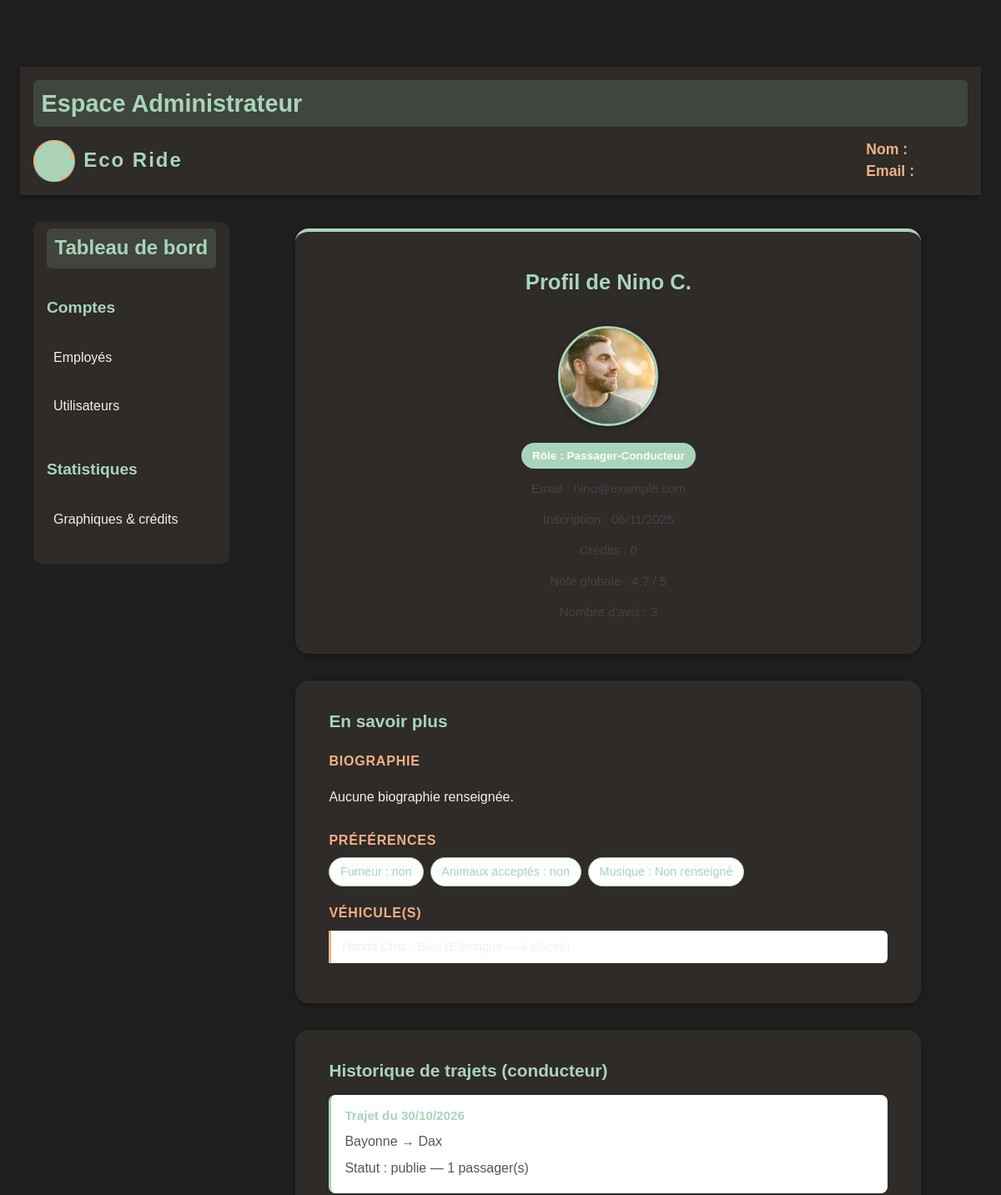
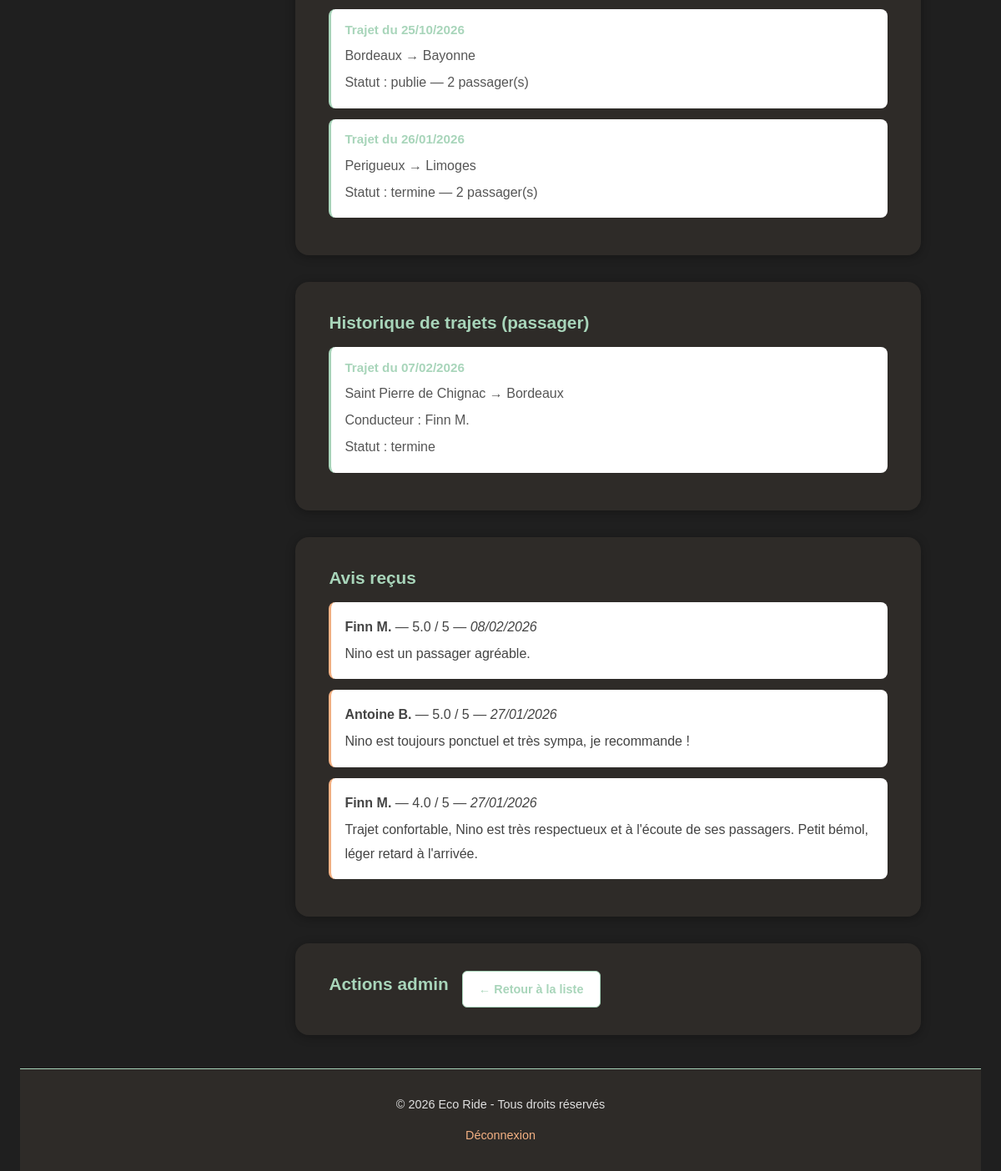
Screenshot of /PROJET/ADMIN/ADM-user-profil.php?id=1 (signed in) with the database file from the repository (2 pictures, top to bottom).
### tables this page shows
CREATE TABLE `utilisateurs` (
  `id` int(11) NOT NULL,
  `nom` varchar(100) NOT NULL,
  `prenom` varchar(100) NOT NULL,
  `email` varchar(150) DEFAULT NULL,
  `mot_de_passe` varchar(255) NOT NULL,
  `role` enum('passager','conducteur','passager-conducteur') NOT NULL,
  `date_naissance` date DEFAULT NULL,
  `bio` text DEFAULT NULL,
  `credits` int(11) DEFAULT 0,
  `date_inscription` datetime DEFAULT current_timestamp(),
  `photo` varchar(255) DEFAULT 'default.jpg',
  `driver_completed` tinyint(1) DEFAULT 0,
  `profile_completed` tinyint(1) DEFAULT 0
);

CREATE TABLE `vehicules` (
  `vehicule_id` int(11) NOT NULL,
  `id_utilisateur` int(11) NOT NULL,
  `plaque` varchar(20) NOT NULL,
  `date_premiere_immat` date DEFAULT NULL,
  `marque` varchar(50) DEFAULT NULL,
  `modele` varchar(50) DEFAULT NULL,
  `couleur` varchar(50) DEFAULT NULL,
  `carburant` varchar(50) DEFAULT NULL,
  `places` int(11) DEFAULT 4,
  `animaux_acceptes` enum('oui','non') DEFAULT 'non',
  `fumeur` enum('oui','non') DEFAULT 'non',
  `musique` varchar(50) DEFAULT NULL
);

CREATE TABLE `trajets` (
  `id` int(11) NOT NULL,
  `id_conducteur` int(11) NOT NULL,
  `depart` varchar(255) NOT NULL,
  `arrivee` varchar(255) NOT NULL,
  `etapes` text DEFAULT NULL,
  `commentaire` text DEFAULT NULL,
  `date_depart` date NOT NULL,
  `heure_depart` time NOT NULL,
  `vehicule_id` int(11) DEFAULT NULL,
  `places_disponibles` int(11) DEFAULT 1,
  `prix` int(11) NOT NULL DEFAULT 2,
  `statut` enum('publie','complet','annule','termine','en_cours') DEFAULT 'publie'
);

CREATE TABLE `trajets_passagers` (
  `id` int(11) NOT NULL,
  `id_trajet` int(11) NOT NULL,
  `id_passager` int(11) NOT NULL,
  `note_passager` decimal(2,1) DEFAULT NULL,
  `statut` enum('reserve','annule','termine','valide','litige') DEFAULT 'reserve',
  `date_reservation` datetime DEFAULT current_timestamp()
);

CREATE TABLE `avis` (
  `id` int(11) NOT NULL,
  `id_trajet` int(11) NOT NULL,
  `id_auteur` int(11) NOT NULL,
  `id_destinataire` int(11) NOT NULL,
  `note` decimal(2,1) DEFAULT NULL,
  `commentaire` text DEFAULT NULL,
  `date_creation` datetime DEFAULT current_timestamp()
);

### PROJET/ADMIN/ADM-user-profil.php (the view, shortened to what this page needs)
<?php
include('../PHP/connexion.php');
$id = $_GET['id'];
$stmt = $bdd->prepare("SELECT * FROM utilisateurs WHERE id = ?");
$stmt->execute([$id]);
$user = $stmt->fetch(PDO::FETCH_ASSOC);
$stmt_avis = $bdd->prepare("
    SELECT a.note, a.commentaire, a.date_creation,
           u.prenom, u.nom
    FROM avis a
    JOIN utilisateurs u ON u.id = a.id_auteur
    WHERE a.id_destinataire = ?
    ORDER BY a.date_creation DESC
");
$stmt_avis->execute([$id]);
$avis = $stmt_avis->fetchAll(PDO::FETCH_ASSOC);
$stmt_note = $bdd->prepare("SELECT AVG(note) as moyenne, COUNT(*) as total FROM avis WHERE id_destinataire = ?");
$stmt_note->execute([$id]);
$note_info = $stmt_note->fetch(PDO::FETCH_ASSOC);
$stmt_vehicules = $bdd->prepare("SELECT * FROM vehicules WHERE id_utilisateur = ?");
$stmt_vehicules->execute([$id]);
$vehicules = $stmt_vehicules->fetchAll(PDO::FETCH_ASSOC);
$stmt_trajets = $bdd->prepare("
    SELECT t.*, COUNT(tp.id_passager) as nb_passagers
    FROM trajets t
    LEFT JOIN trajets_passagers tp ON tp.id_trajet = t.id
    WHERE t.id_conducteur = ?
    GROUP BY t.id
    ORDER BY t.date_depart DESC
");
$stmt_trajets->execute([$id]);
$trajets = $stmt_trajets->fetchAll(PDO::FETCH_ASSOC);
$stmt_passager = $bdd->prepare("
    SELECT t.depart, t.arrivee, t.date_depart, tp.statut,
           u.prenom as prenom_conducteur, u.nom as nom_conducteur
    FROM trajets_passagers tp
    JOIN trajets t ON t.id = tp.id_trajet
    JOIN utilisateurs u ON u.id = t.id_conducteur
    WHERE tp.id_passager = ?
    ORDER BY t.date_depart DESC
");
$stmt_passager->execute([$id]);
$trajets_passager = $stmt_passager->fetchAll(PDO::FETCH_ASSOC);
?>
<!DOCTYPE html>
<html lang="fr">
<head>
    <link rel="stylesheet" href="../CSS/style_global.css">
    <link rel="stylesheet" href="../CSS/CSS UTILISATEUR/USR-profil.css">
</head>
<body>
<?php include('../COMPONENTS/COMP-header-admin.php'); ?>
<main>
<div class="content-wrapper">
    <section class="driver-profile-section">
        <h2>Profil de <strong><?= htmlspecialchars($user['prenom']) ?> <?= htmlspecialchars($user['nom']) ?></strong></h2>
        <img src="../../IMAGES/<?= htmlspecialchars($user['photo']) ?>" class="profile-picture" alt="Photo de profil" width="150" height="150">
        <p>Rôle : <?= htmlspecialchars($user['role']) ?></p>
        <p>Email : <?= htmlspecialchars($user['email']) ?></p>
        <p>Inscription : <?= date('d/m/Y', strtotime($user['date_inscription'])) ?></p>
        <p>Crédits : <?= $user['credits'] ?></p>
        <p>Note globale :
            <?= $note_info['total'] > 0 ? number_format($note_info['moyenne'], 1) . ' / 5' : 'Aucune note' ?>
        </p>
        <p>Nombre d'avis : <?= $note_info['total'] ?></p>
    </section>
    <section class="profile-driver-details">
        <h3 class="section-title">En savoir plus</h3>
        <h4 class="subsection-title">Biographie</h4>
        <p class="bio"><?= !empty($user['bio']) ? htmlspecialchars($user['bio']) : 'Aucune biographie renseignée.' ?></p>
        <?php if (!empty($vehicules)): $v = $vehicules[0]; ?>
        <h4 class="subsection-title">Préférences</h4>
        <ul class="preferences-list">
            <li>Fumeur : <?= htmlspecialchars($v['fumeur']) ?></li>
            <li>Animaux acceptés : <?= htmlspecialchars($v['animaux_acceptes']) ?></li>
            <li>Musique : <?= htmlspecialchars($v['musique'] ?? 'Non renseigné') ?></li>
        </ul>
        <h4 class="subsection-title">Véhicule(s)</h4>
        <ul>
            <?php foreach ($vehicules as $v): ?>
                <li>
                </li>
            <?php endforeach; ?>
        </ul>
        <?php else: ?>
            <p>Aucun véhicule enregistré.</p>
        <?php endif; ?>
    </section>
    <?php if ($user['role'] === 'conducteur' || $user['role'] === 'passager-conducteur'): ?>
    <section class="trip-history">
        <h3 class="section-title">Historique de trajets (conducteur)</h3>
        <?php if (!empty($trajets)): ?>
            <?php foreach ($trajets as $t): ?>
            <div class="trip">
                <h4 class="trip-title">Trajet du <?= date('d/m/Y', strtotime($t['date_depart'])) ?></h4>
                <p class="trip-route"><?= htmlspecialchars($t['depart']) ?> → <?= htmlspecialchars($t['arrivee']) ?></p>
                <p>Statut : <?= $t['statut'] ?> — <?= $t['nb_passagers'] ?> passager(s)</p>
            </div>
            <?php endforeach; ?>
        <?php else: ?>
            <p>Aucun trajet en tant que conducteur.</p>
        <?php endif; ?>
    </section>
    <?php endif; ?>
    <?php if ($user['role'] === 'passager' || $user['role'] === 'passager-conducteur'): ?>
    <section class="trip-history">
        <h3 class="section-title">Historique de trajets (passager)</h3>
        <?php if (!empty($trajets_passager)): ?>
            <?php foreach ($trajets_passager as $t): ?>
            <div class="trip">
                <h4 class="trip-title">Trajet du <?= date('d/m/Y', strtotime($t['date_depart'])) ?></h4>
                <p class="trip-route"><?= htmlspecialchars($t['depart']) ?> → <?= htmlspecialchars($t['arrivee']) ?></p>
                <p>Conducteur : <?= htmlspecialchars($t['prenom_conducteur']) ?> <?= htmlspecialchars($t['nom_conducteur']) ?></p>
                <p>Statut : <?= $t['statut'] ?></p>
            </div>
            <?php endforeach; ?>
        <?php else: ?>
            <p>Aucun trajet en tant que passager.</p>
        <?php endif; ?>
    </section>
    <?php endif; ?>
    <section class="avis-section">
        <h3 class="section-title">Avis reçus</h3>
        <?php if (!empty($avis)): ?>
            <?php foreach ($avis as $a): ?>
            <div class="avis">
                <p><strong><?= htmlspecialchars($a['prenom']) ?> <?= htmlspecialchars($a['nom']) ?></strong>
                — <?= number_format($a['note'], 1) ?> / 5
                — <em><?= date('d/m/Y', strtotime($a['date_creation'])) ?></em></p>
                <p><?= htmlspecialchars($a['commentaire']) ?></p>
            </div>
            <?php endforeach; ?>
        <?php else: ?>
            <p>Aucun avis reçu.</p>
        <?php endif; ?>
    </section>
    <section class="admin-actions">
        <h3 class="section-title">Actions admin</h3>
        <a href="ADM-utilisateurs.php" class="btn-retour">← Retour à la liste</a>
    </section>
</div>
</main>
<?php include('../COMPONENTS/COMP-footer-adm-emp.php'); ?>
</body>
</html>

### PROJET/CSS/style_global.css (style rules this page uses)
:root { --vert-doux: #a8d5ba ; --orange-doux: #f4b183 ; --beige-fonce: #2e2b28 ; --gris-doux: #e0e0e0 ; --texte: #f0f0f0 ; --fond: #1f1f1f ; --shadow: rgba(0, 0, 0, 0.3) }
main { display: flex; gap: 2rem; padding: 2rem 0.5rem; align-items: flex-start; }
* { box-sizing: border-box; }
html { scroll-behavior: smooth; }
body { font-family: 'Century Gothic', 'Montserrat', 'Quicksand', sans-serif ; font-weight: 400; line-height: 1.6; background-color: var(--fond); color: var(--texte); margin: 0; padding: 80px 1.5rem 0 1.5rem; }
img { max-width: 100%; height: auto; display: block; }
h1,h2,h3 { font-family: 'Montserrat', 'Century Gothic', sans-serif; color: var(--vert-doux); margin-top: 0; font-weight: 700; }
h2 { font-size: 2rem; margin-bottom: 0.5rem; }
a { color:var(--orange-doux) ; text-decoration: none; transition: color 0.3s ease; }
section { max-width: 1100px; margin: 0 auto; padding: 2rem 1.5rem; }
section h2 { font-size: 2rem; margin-bottom: 1rem; color: var(--vert-doux); }
section p { font-family: 'Quicksand', sans-serif; font-size: 1rem; line-height: 1.8; margin-bottom: 1.5rem; }
a, button { transition: all 0.3s ease; }
.menu-principal { background-color: var(--beige-fonce); border-radius: 10px; }
.menu-section { margin-bottom: 0rem; }
.menu-principal .menu-section { padding: 0.5rem 1rem; }
.menu-principal .dashboard-admin-title { font-size: 1.5rem; padding: 0.3rem 0.6rem; background-color: rgba(168, 213, 186, 0.15); border-radius: 6px; }
.menu-item-title { font-size: 1.2rem; margin-bottom: 0rem; color: var(--vert-doux); font-weight: 700; }
.menu-li { list-style: none; padding-left: 0; font-weight: 400; }
.menu-item { padding: 1em 0.5em; cursor: pointer; border-radius: 4px; transition: background-color 0.3s ease; font-weight: 400; }
.menu-item a { color: var(--texte); }

### rows the page displays
utilisateurs: prenom "Nino", nom "C.", photo (picture), role "Passager-Conducteur", email "nino@example.com", date_inscription "06/11/2025", credits "0"
vehicules: fumeur "non", animaux_acceptes "non", musique "Non renseigné"
trajets: date_depart "30/10/2026", depart "Bayonne", arrivee "Dax", statut "publie", nb_passagers "1"
trajets: date_depart "25/10/2026", depart "Bordeaux", arrivee "Bayonne", statut "publie", nb_passagers "2"
trajets: date_depart "26/01/2026", depart "Perigueux", arrivee "Limoges", statut "termine", nb_passagers "2"
trajets_passagers: id_trajet.date_depart "07/02/2026", id_trajet.depart "Saint Pierre de Chignac", id_trajet.arrivee "Bordeaux", utilisateurs.prenom "Finn", utilisateurs.nom "M.", statut "termine"
avis: id_auteur.prenom "Finn", id_auteur.nom "M.", note "5.0", date_creation "08/02/2026", commentaire "Nino est un passager agréable."
avis: id_auteur.prenom "Antoine", id_auteur.nom "B.", note "5.0", date_creation "27/01/2026", commentaire "Nino est toujours ponctuel et très sympa, je recommande !"
avis: id_auteur.prenom "Finn", id_auteur.nom "M.", note "4.0", date_creation "27/01/2026", commentaire "Trajet confortable, Nino est très respectueux et à l'écoute de ses passagers. Petit bémol, léger retard à l'arrivée."

### other values shown
$note_info['moyenne'] "4.7"
$note_info['total'] "3"
